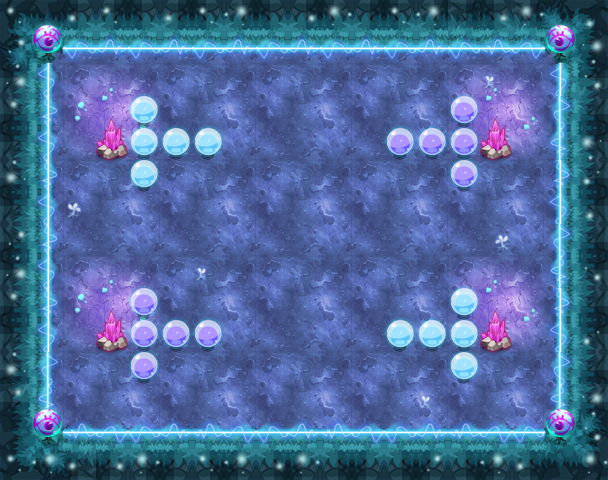

Below is a game level as drawn by its tile map, then a one-line description and the .tmx that defines it (tile-layer data replaced by summaries):
An orthogonal 19x15 tile map with 32x32 px tiles, 13 tile layers (PASS, 块层 2, 块层 15, 块层 13, ...) and 2 objects (PLAYER, bossmwzk).

<map version="1.0" orientation="orthogonal" width="19" height="15" tilewidth="32" tileheight="32">
 <properties>
  <property name="DESTRY1" value="27" />
  <property name="DESTRY2" value="39" />
  <property name="DESTRY_COUNT" value="2" />
  <property name="EXP" value="1520" />
  <property name="ITEM" value="D061" />
  <property name="LOSE_SCRIPT" value="" />
  <property name="MONEY" value="2280" />
  <property name="START_SCRIPT" value="lv180" />
  <property name="WIN_SCRIPT" value="" />
 </properties>
 <tileset firstgid="1" name="ysmg" tilewidth="32" tileheight="32">
  <image source="ysmg.png" width="480" height="535" />
 </tileset>
 <layer name="PASS" width="19" height="15">
  <data>[285 cells, 144 non-empty, 11 distinct tile ids]</data>
 </layer>
 <layer name="块层 2" width="19" height="15">
  <data>[285 cells, 285 non-empty, 26 distinct tile ids]</data>
 </layer>
 <layer name="块层 15" width="19" height="15">
  <data>[285 cells, 53 non-empty, 6 distinct tile ids]</data>
 </layer>
 <layer name="块层 13" width="19" height="15">
  <data>[285 cells, 56 non-empty, 5 distinct tile ids]</data>
 </layer>
 <layer name="块层 3" width="19" height="15">
  <data>[285 cells, 10 non-empty, 3 distinct tile ids]</data>
 </layer>
 <layer name="块层 6" width="19" height="15">
  <data>[285 cells, 24 non-empty, 3 distinct tile ids]</data>
 </layer>
 <layer name="SHELTER 12" width="19" height="15">
  <data>[285 cells, 2 non-empty, 1 distinct tile ids]</data>
 </layer>
 <layer name="SHELTER 10" width="19" height="15">
  <data>[285 cells, 2 non-empty, 2 distinct tile ids]</data>
 </layer>
 <layer name="SHELTER 9" width="19" height="15">
  <data>[285 cells, 8 non-empty, 3 distinct tile ids]</data>
 </layer>
 <layer name="SHELTER 8" width="19" height="15">
  <data>[285 cells, 2 non-empty, 2 distinct tile ids]</data>
 </layer>
 <layer name="SHELTER 4" width="19" height="15">
  <data>[285 cells, 2 non-empty, 2 distinct tile ids]</data>
 </layer>
 <layer name="SHELTER 3" width="19" height="15">
  <data>[285 cells, 8 non-empty, 3 distinct tile ids]</data>
 </layer>
 <layer name="SHELTER 2" width="19" height="15">
  <data>[285 cells, 2 non-empty, 2 distinct tile ids]</data>
 </layer>
 <objectgroup name="对象层 1" width="19" height="15">
  <object name="PLAYER" type="PLAYER" x="288" y="64" width="32" height="32" />
  <object name="bossmwzk" x="288" y="224" width="32" height="32">
   <properties>
    <property name="lua_ai" value="monster_bossmwzk_ai" />
    <property name="quality1" value="bossmwzk.quality" />
   </properties>
  </object>
 </objectgroup>
</map>
